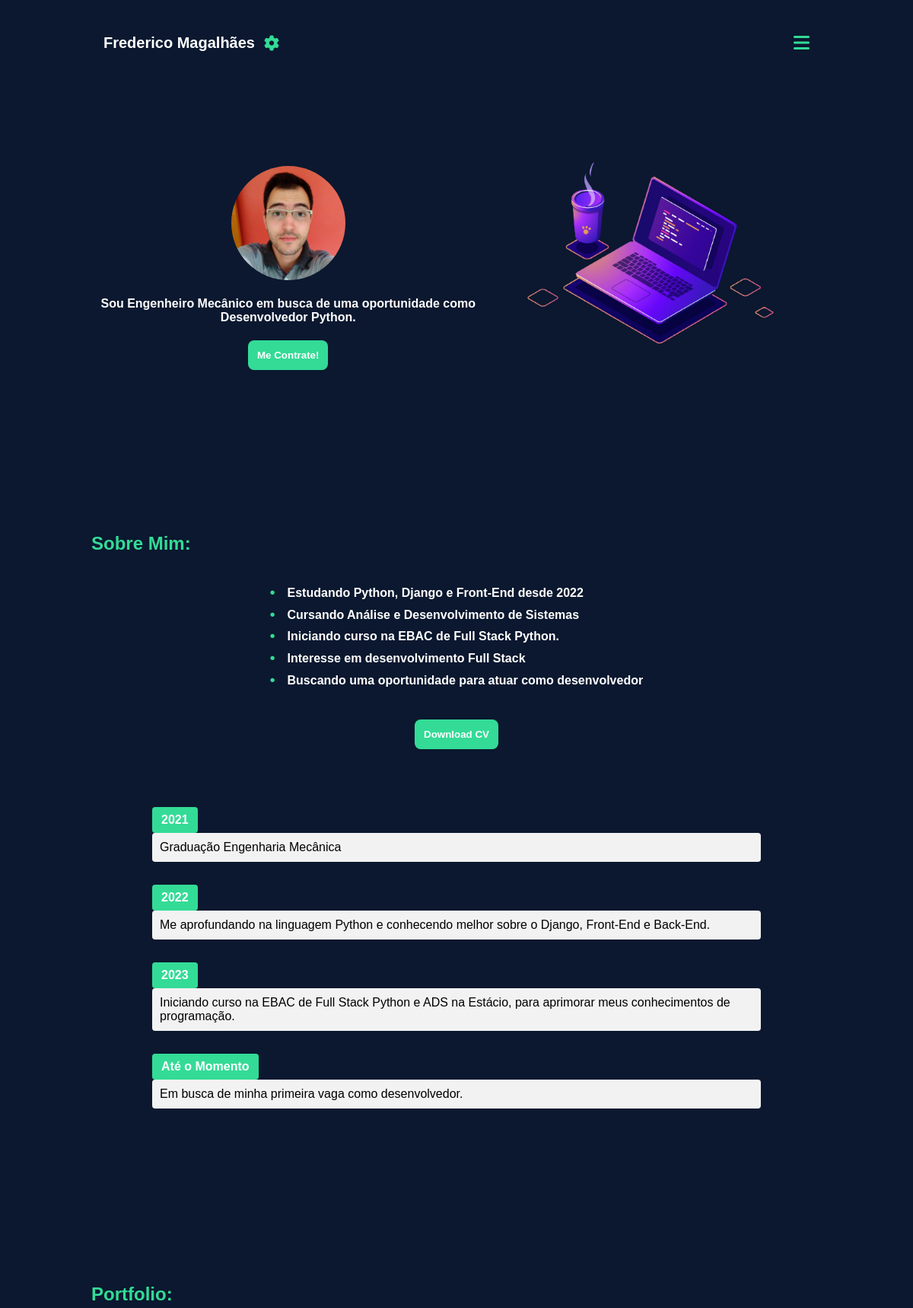
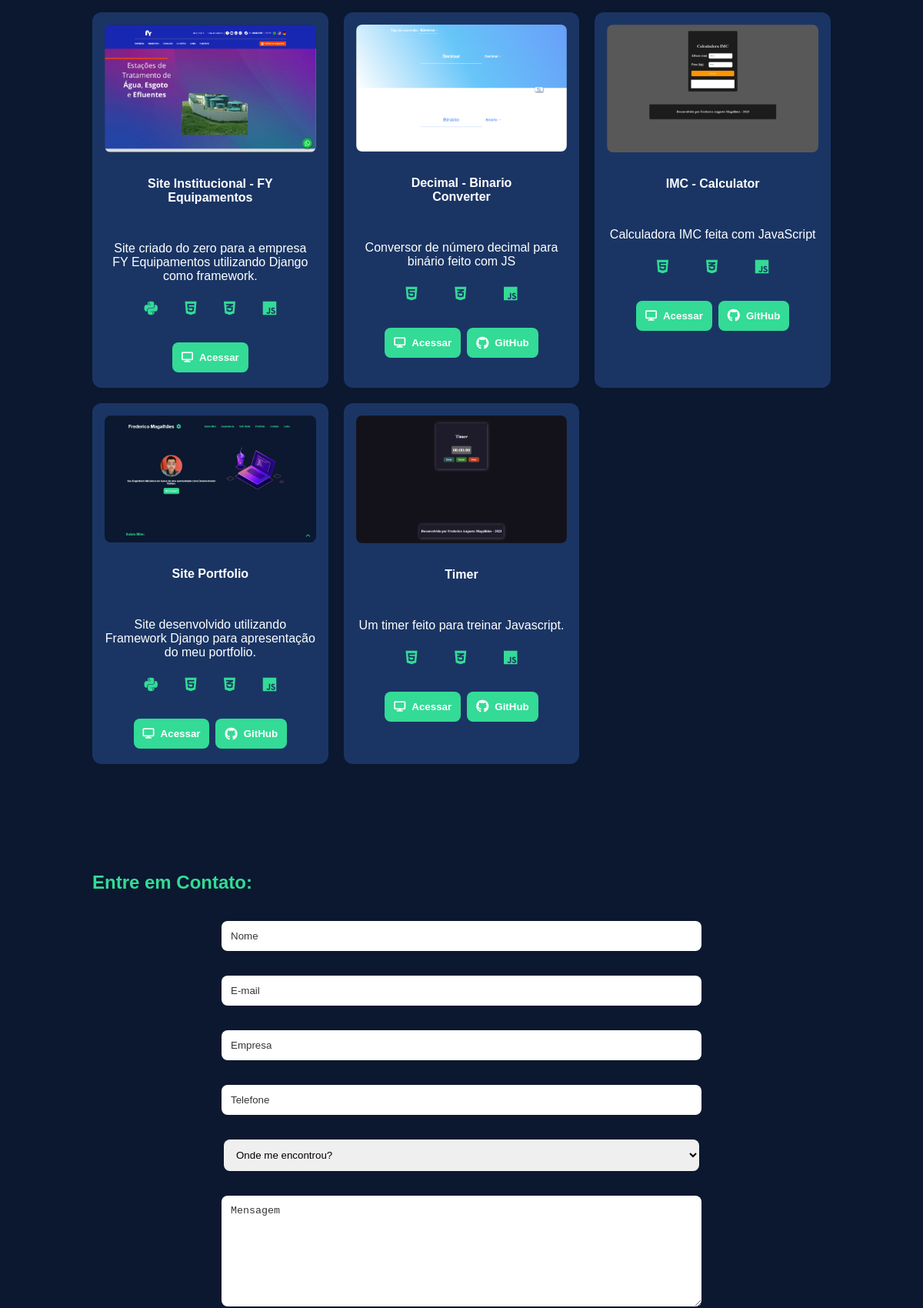
The page / (upper part) on the database its author committed (2 pictures, top to bottom).
### fredmagaweb/models.py (models this page shows, shortened)
class PortfolioItem(models.Model):
    title = models.CharField(max_length=100)
    description = models.TextField()
    image = models.ImageField(upload_to='static/images/')
    technologies = models.CharField(max_length=200)
    link = models.URLField(blank=True)
    github_link = models.URLField(blank=True)

### fredmagaweb/views.py (the view)
# urls.py: path('', views.index, name='index'),
def index(request):
    portfolio_items = PortfolioItem.objects.all()
    if request.method == 'POST':
            form = ContatoForm(request.POST)
            if form.is_valid():
                form.save()
                nome = form.cleaned_data['nome']
                email = form.cleaned_data['email']
                empresa = form.cleaned_data['empresa']
                telefone = form.cleaned_data['telefone']
                media = form.cleaned_data['media']
                mensagem = form.cleaned_data['mensagem']
                subject = 'Novo contato do formulário de contato'
                content = f'''
                Nome: {nome}
                E-mail: {email}
                Empresa: {empresa}
                Telefone: {telefone}
                Onde nos encontrou: {media}
                Mensagem: {mensagem}
                '''
                email = EmailMessage(subject, content, to=['fredericomaga@hotmail.com'])
                try:
                    email.send()
                    messages.success(request, 'O formulário foi enviado com sucesso!')
                except:
                    messages.error(request, 'Ocorreu um erro ao enviar o formulário. Por favor, tente novamente mais tarde.')
                return HttpResponseRedirect(reverse('index') + '#contato')
    else:
        form = ContatoForm()
    return render(request, 'index.html', {'portfolio_items': portfolio_items, 'form': form})

### fredmagaweb/forms.py
class ContatoForm(forms.ModelForm):
    class Meta:
        model = Contato
        fields = ['nome', 'email', 'empresa', 'telefone', 'media', 'mensagem']
        widgets = {
            'nome': forms.TextInput(attrs={'class': 'form-control', 'placeholder': 'Nome', 'required': True}),
            'email': forms.EmailInput(attrs={'class': 'form-control', 'placeholder': 'E-mail', 'required': True}),
            'empresa': forms.TextInput(attrs={'class': 'form-control', 'placeholder': 'Empresa', 'required': True}),
            'telefone': forms.TextInput(attrs={'class': 'form-control', 'placeholder': 'Telefone', 'required': True}),
            'media': forms.Select(attrs={'class': 'form-control'}),
            'mensagem': forms.Textarea(attrs={'class': 'form-control', 'placeholder': 'Mensagem'}),
        }

### fredmagaweb/templates/index.html (shortened to what this page needs)
{% load static %}
<!DOCTYPE html>
<html lang="pt-BR">
<head>
    <link rel="stylesheet" href="{% static 'css/index.css' %}">
</head>
<body>
    <header id="header">
        <div class="navbar">
            <div class="nome">
                <h1>Frederico Magalhães</h1>
                <a href="">
                </a>
            </div>
            <div class="topnav" id="myTopnav">
                <nav id="sidebar-menu">
                    <a href="javascript:void(0);" class="icon" onclick="myFunction()">
                        <i class="fa-solid fa-bars fa-xl" style="color: #33db96;"></i>
                    </a>
                </nav>
            </div>
        </div>
    </header>
    <main>
        <div class="apresentacao">
            <div class="chamada">
                <div class="img-perfil">
                    <img src="{% static 'images/fotofred.jpg' %}" alt="">
                </div>
                <div class="text-apt">
                    <h4>
                        Sou Engenheiro Mecânico em busca de uma oportunidade como Desenvolvedor Python.
                    </h4>
                    <div>
                        <a href="#contato">
                            <button class="btn-sobre">Me Contrate!</button>
                        </a>
                    </div>
                </div>
            </div>
            <div class="img-apt">
                <img src="{% static 'images/apresentacao-bg.png' %}" alt="">
            </div>
        </div>
        <section id="sobre-mim">
            <div class="sobre">
                <h2>
                    Sobre Mim:
                </h2>
                <div>
                    <h4>
                        <ul>
                            <li>Estudando Python, Django e Front-End desde 2022</li>
                            <li>Cursando Análise e Desenvolvimento de Sistemas</li>
                            <li>Iniciando curso na EBAC de Full Stack Python.</li>
                            <li>Interesse em desenvolvimento Full Stack</li>
                            <li>Buscando uma oportunidade para atuar como desenvolvedor</li>
                        </ul>
                    </h4>
                </div>
                <div class="curriculo">
                    <a href="{% static 'files/Curriculo Atualizado Frederico Augusto Magalhaes - 2023.pdf' %}" target="_blank">
                        <button class="btn-curriculo">Download CV</button>
                    </a>
                </div>
            </div>
        </section>
        <section id="experiencia">
            <div class="timeline">
                <ul>
                    <li>
                        <div class="data">2021</div>
                        <div class="evento">Graduação Engenharia Mecânica</div>
                    </li>
                    <li>
                        <div class="data">2022</div>
                        <div class="evento">Me aprofundando na linguagem Python e conhecendo melhor sobre o Django, Front-End e Back-End.</div>
                    </li>
                    <li>
                        <div class="data">2023</div>
                        <div class="evento">Iniciando curso na EBAC de Full Stack Python e ADS na Estácio, para aprimorar meus conhecimentos de programação.</div>
                    </li>
                    <li>
                        <div class="data">Até o Momento</div>
                        <div class="evento">Em busca de minha primeira vaga como desenvolvedor.</div>
                    </li>
                </ul>
            </div>
        </section>
        <section id="portfolio">
            <div class="portfolio">
                <h2>
                    Portfolio:
                </h2>
                <div class="grid-container">
                    {% for item in portfolio_items %}
                    <div class="grid-item">
                        <div class="port-content">
                            <img src="{{ item.image.url }}" alt="{{ item.title }}">
                            <h4>{{ item.title }}</h4>
                            <p>{{ item.description }}</p>
                        </div>
                        <div class="port-techs">
                            {% for tech in item.technologies.split %}
                                <i class="fa-brands {{ tech }} fa-lg" style="color: #33db96;"></i>
                            {% endfor %}
                        </div>
                        <div class="port-btn">
                            <a href="{{ item.link }}" target="_blank">
                                <button><i class="fa-solid fa-display" style="color: #ffffff;"></i>Acessar</button>
                            </a>
                            {% if item.github_link %}
                            <a href="{{ item.github_link }}" target="_blank">
                                <button>GitHub</button>
                            </a>
                            {% endif %}
                        </div>
                    </div>
                    {% endfor %}
            </div>
        </section>
        <section id="contato">
            <div class="forms">
                <h2>
                    Entre em Contato:
                </h2>
                <div class="forms-style">
                    <form method="post" action="{% url 'index' %}#contato">
                        <div class="form-group">
                            <input type="text" name="nome" class="form-control" placeholder="Nome" required autocomplete="name">
                        </div>
                        <div class="form-group">
                            <input type="email" name="email" class="form-control" placeholder="E-mail" required autocomplete="email">
                        </div>
                        <div class="form-group">
                            <input type="text" name="empresa" class="form-control" placeholder="Empresa" required autocomplete="organization">
                        </div>
                        <div class="row">
                            <div>
                                <div class="form-group">
                                    <input type="text" name="telefone" class="form-control" placeholder="Telefone" required autocomplete="tel">
                                </div>
                            </div>
                        </div>
                        <div>
                            <div>
                                <div class="form-group">
                                    <select name="media" class="form-control" autocomplete="off">
                                        <option>Onde me encontrou?</option>
                                    </select>
                                </div>
                            </div>
                        </div>
                        <div class="form-group">
                            <textarea name="mensagem" rows="8" class="form-control" placeholder="Mensagem" required autocomplete="off"></textarea>
                        </div>
                    </form>
                </div>
            </div>
        </section>
    </main>
</body>
</html>

### rows shown on the page
PortfolioItem: image (picture), title "Site Institucional - FY Equipamentos", description "Site criado do zero para a empresa FY Equipamentos utilizando Django como framework."
PortfolioItem: image (picture), title "Decimal - Binario Converter", description "Conversor de número decimal para binário feito com JS"
PortfolioItem: image (picture), title "IMC - Calculator", description "Calculadora IMC feita com JavaScript"
PortfolioItem: image (picture), title "Site Portfolio", description "Site desenvolvido utilizando Framework Django para apresentação do meu portfolio."
PortfolioItem: image (picture), title "Timer", description "Um timer feito para treinar Javascript."
